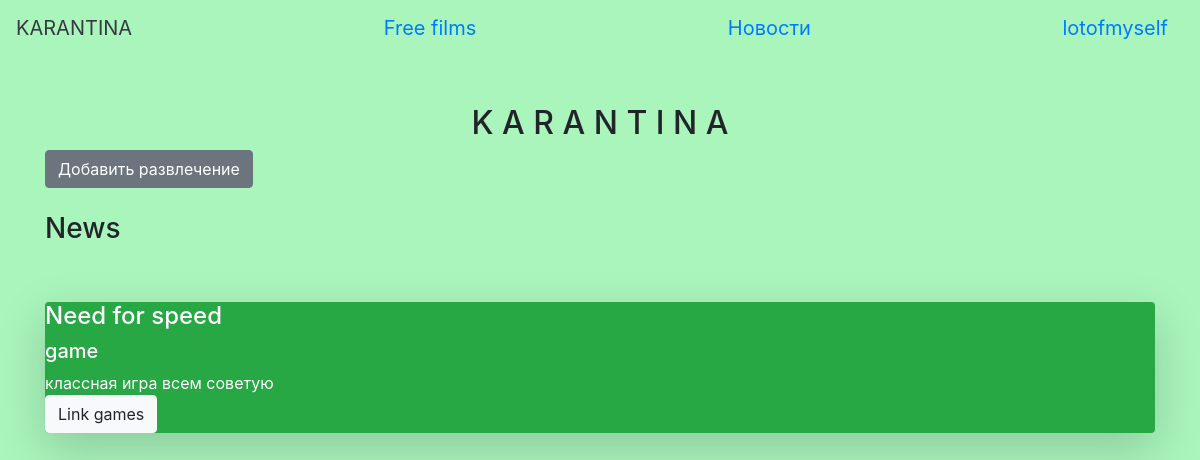
Screenshot of /new_games (signed in) with the database file from the repository.
### data/users.py (models this page shows, shortened)
class User(SqlAlchemyBase, UserMixin, SerializerMixin):
    __tablename__ = 'users'
    id = sqlalchemy.Column(sqlalchemy.Integer, primary_key=True, autoincrement=True)
    nickname = sqlalchemy.Column(sqlalchemy.String, nullable=True)
    email = sqlalchemy.Column(sqlalchemy.String, index=True, unique=True, nullable=True)
    hashed_password = sqlalchemy.Column(sqlalchemy.String, nullable=True)
    modifed_date = sqlalchemy.Column(sqlalchemy.DateTime, default=datetime.datetime.now)
    ent = orm.relation("Entertainment", back_populates='users')

### data/entertainment.py (models this page shows, shortened)
class Entertainment(SqlAlchemyBase, SerializerMixin):
    __tablename__ = 'Entertainment'
    id = sqlalchemy.Column(sqlalchemy.Integer, primary_key=True, autoincrement=True)
    ent = sqlalchemy.Column(sqlalchemy.String, nullable=True)
    ent_type = sqlalchemy.Column(sqlalchemy.String, nullable=True, default=None)
    content = sqlalchemy.Column(sqlalchemy.String, nullable=True)
    team_leader = sqlalchemy.Column(sqlalchemy.Integer, sqlalchemy.ForeignKey("users.id"))
    users = orm.relation('User')

### main.py (the view)
@app.route('/new_games')
def new_games():
    session = db_session.create_session()
    ents = session.query(Entertainment).filter(Entertainment.ent_type == "game")
    users = session.query(User).all()
    names = {name.id: (name.nickname) for name in users}
    return render_template("index.html", ents=ents, names=names, title='Игры')

### data/db_session.py (called while the page is built)
def create_session() -> Session:
    global __factory
    return __factory()

### main.py (called while the page is built)
@login_manager.user_loader
def load_user(user_id):
    session = db_session.create_session()
    return session.query(User).get(user_id)

### templates/index.html (shortened to what this page needs)
{% extends "base.html" %}
{% block content %}
<br>
<h2 align="center">K A R A N T I N A</h2>
{% if current_user.is_authenticated %}
        <a href="newent" class="btn btn-secondary">Добавить развлечение</a>
<br>
<h3>News</h3>
<br>
{% for ent in ents %}
<div class="rounded shadow-lg bg-success text-white" >
        <h4> {{ ent.ent.capitalize() }} </h4>
    <div>
        <h5> {{ ent.ent_type }} </h5>
    </div>
    <div>
        {{ ent.content }}
    </div>
    {% if ent.ent_type == "game" %}
    <a class="btn btn-light" href="/new_games">
        Link games
    </a>
    {% endif %}
</div>
<br>
{% endfor %}
{% endif %}
{% endblock %}

### templates/base.html (shortened to what this page needs)
<!doctype html>
<html lang="en">
<head>
    <link rel="stylesheet"
          href="https://stackpath.bootstrapcdn.com/bootstrap/4.4.1/css/bootstrap.min.css"
>
</head>
<header>
    <nav class="navbar navbar-#00D41A" >
        <a class="navbar-brand text-dark" href="/">KARANTINA</a>
        <a class="navbar-brand" href="/films">Free films</a>
        <a class="navbar-brand" href="/news_link">Новости</a>
        {% if current_user.is_authenticated %}
    <a class="navbar-brand" href="/logout">{{ current_user.nickname }}</a>
        {% else %}
    <p>
        <a class="btn btn-primary " href="/register">Зарегистрироваться</a>
        <a class="btn btn-success" href="/login">Войти</a>
    </p>
        {% endif %}
</nav>
</header>
<body>
<main role="main" class="container">
    {% block content %}{% endblock %}
</main>
</body>
</html>

### templates/base.html (style rules this page uses)
body { background-color: #A9F5BC; }

### rows the page displays
User: nickname "lotofmyself"
Entertainment: ent "Need for speed", ent_type "game", content "классная игра всем советую", shows "Link games"
